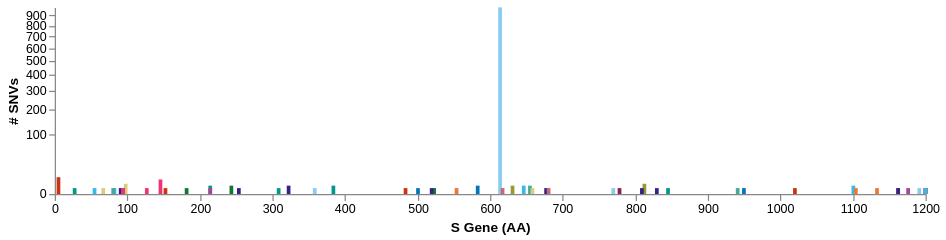

Vega-Lite specification stored for this chart:
### Vega specification from a JSON file in a GitHub repository (floating-point values rounded to 4 significant figures; data arrays with more than 128 entries replaced by an {"elided": "..."} marker saying what was removed)
{"$schema": "https://vega.github.io/schema/vega/v5.json", "description": "A basic bar chart example, with value labels shown upon mouse hover.", "width": 700, "height": 150, "padding": 5, "signals": [{"name": "totalSequences", "value": 1000}, {"name": "posField", "value": 1}, {"name": "rectWidth", "update": "invert('xscale', 3)"}, {"name": "xRange", "value": [0, 1200]}, {"name": "xLabel", "value": "S Gene (AA)"}, {"name": "yLabel", "value": "# SNVs"}, {"name": "hoverGroup", "value": null, "on": [{"events": "@entropybars:mouseover!", "update": "{group: datum.snv}"}, {"events": "@entropybars:mouseout!", "update": "null"}]}, {"name": "clear", "value": true, "on": [{"events": "mouseup[!event.item]", "update": "true", "force": true}]}, {"name": "shift", "value": false, "on": [{"events": "@entropybars:click", "update": "event.shiftKey", "force": true}]}, {"name": "clicked", "value": null, "on": [{"events": "@entropybars:click", "update": "{group: datum.snv}", "force": true}]}], "data": [{"name": "table", "values": {"elided": "58x4 mixed values"}, "format": {"type": "json", "parse": {"0": "string", "1": "number", "2": "string", "3": "string"}}, "transform": [{"type": "project", "fields": ["0", "1", "2", "3"], "as": ["snv", "count", "color", "snvName"]}, {"type": "filter", "expr": "datum.snv !== 'Reference'"}, {"type": "formula", "expr": "parseInt(split(datum.snv, '|')[posField])", "as": "pos"}, {"type": "formula", "expr": "datum.count / totalSequences", "as": "percent"}]}, {"name": "selected", "values": [{"group": "S|614|D|G"}], "on": [{"trigger": "clear", "remove": true}, {"trigger": "!shift", "remove": true}, {"trigger": "!shift && clicked", "insert": "clicked"}, {"trigger": "shift && clicked", "toggle": "clicked"}], "transform": [{"type": "formula", "expr": "parseInt(split(datum.group, '|')[1])", "as": "pos"}, {"type": "lookup", "from": "table", "key": "snv", "values": ["color"], "fields": ["group"], "as": ["color"]}]}], "scales": [{"name": "xscale", "type": "linear", "domain": {"signal": "xRange"}, "range": "width", "padding": 0.05, "round": true, "zero": false, "clamp": true}, {"name": "yscale", "type": "pow", "exponent": 0.5, "domain": {"data": "table", "field": "count"}, "range": "height"}], "axes": [{"orient": "bottom", "scale": "xscale", "format": "d", "title": {"signal": "xLabel"}}, {"orient": "left", "scale": "yscale", "title": {"signal": "yLabel"}}], "marks": [{"type": "group", "encode": {"update": {"width": {"signal": "width"}, "height": {"signal": "height"}}}, "marks": [{"name": "entropymark", "type": "rule", "from": {"data": "selected"}, "encode": {"enter": {"zindex": {"value": 1}}, "update": {"x": {"scale": "xscale", "field": "pos"}, "x2": {"scale": "xscale", "field": "pos"}, "y": {"value": 0}, "y2": {"signal": "height"}, "stroke": {"field": "color"}}}}, {"name": "entropybars", "type": "rect", "from": {"data": "table"}, "encode": {"enter": {"stroke": {"value": "#000"}}, "update": {"xc": {"scale": "xscale", "field": "pos"}, "width": {"scale": "xscale", "signal": "rectWidth"}, "y": {"scale": "yscale", "field": "count"}, "y2": {"scale": "yscale", "value": 0}, "tooltip": {"signal": "{title: datum.snvName, 'Count': datum.count, '%': format(datum.percent, '.1%')}"}, "fill": {"field": "color"}, "strokeWidth": [{"test": "hoverGroup && hoverGroup.group == datum.snv", "value": 1}, {"value": 0}], "zindex": [{"test": "hoverGroup && hoverGroup.group == datum.snv", "value": 3}, {"value": 2}]}}}]}]}
